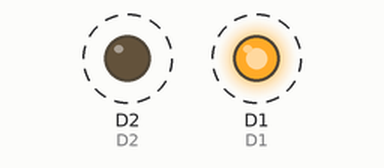
This sketch was run on a simulated ESP8266 (Wemos D1 mini). On the bench: output pins drawn as LEDs (lit = HIGH). Dashed ring = blinking.

Above: at 0.12 s.
Timing chart, 0 to 3.0 s (numbered marks = the images above):
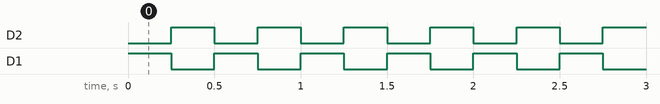

The sketch:

TwinLEDFlasher.ino
```cpp
#define D1 5
#define D2 4

void setup() {
  // put your setup code here, to run once:
  pinMode(D1, OUTPUT);
  pinMode(D2, OUTPUT);
}

void loop() {
  // put your main code here, to run repeatedly:
  digitalWrite(D1, HIGH);
  digitalWrite(D2, LOW);
  delay(250);
  digitalWrite(D1, LOW);
  digitalWrite(D2, HIGH);
  delay(250);
}
```

Measured:
- by itself, D2, D1: alternates HIGH for 0.25 s and LOW for 0.25 s
